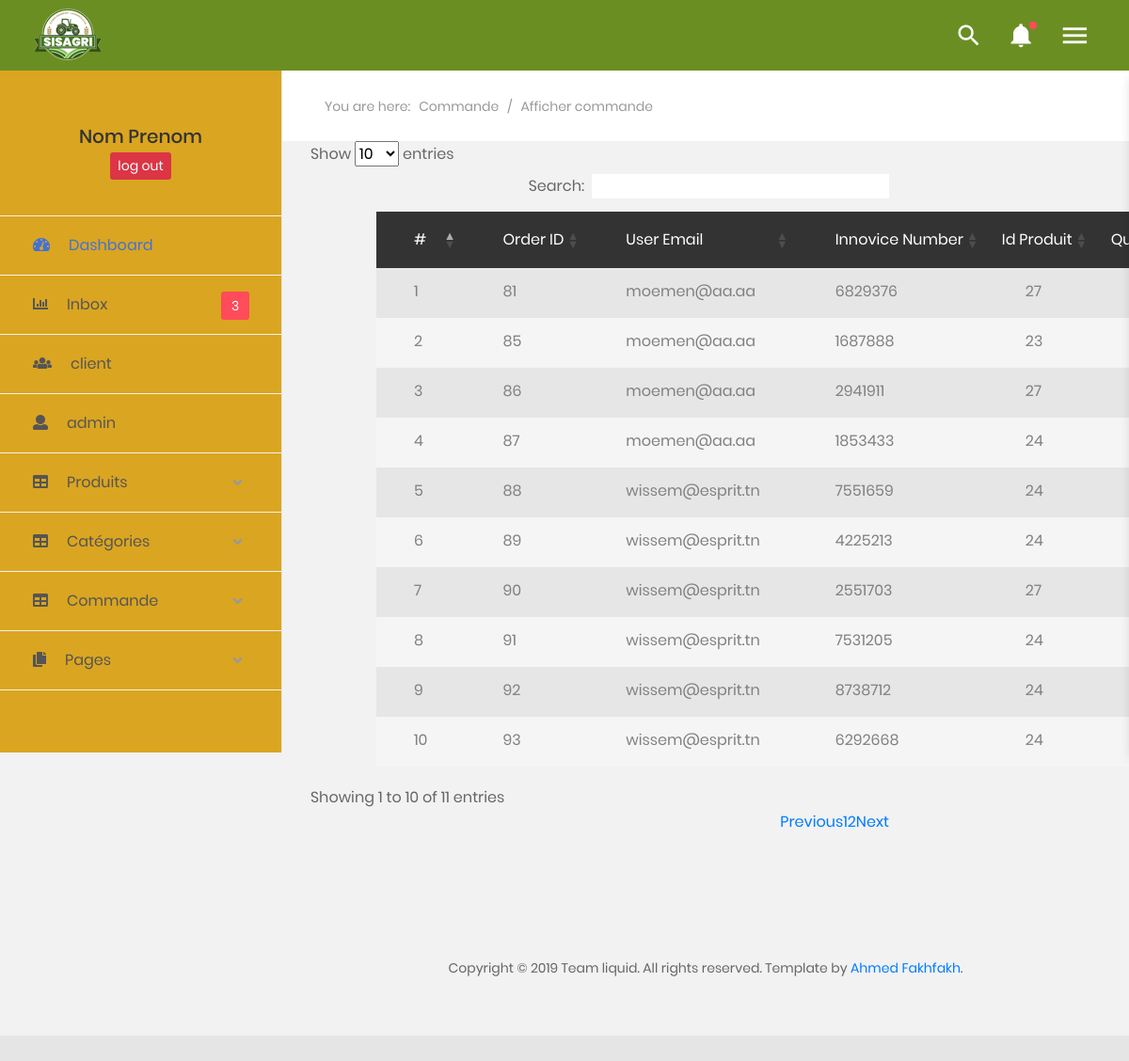
Page /CoolAdmin-master/affichercommande.php (signed in) on the committed database.
### tables this page shows
CREATE TABLE IF NOT EXISTS `produits_commande` (
  `orderId` int(11) NOT NULL AUTO_INCREMENT,
  `uemail` varchar(50) NOT NULL,
  `innoviceNumber` int(255) NOT NULL,
  `prodId` int(11) NOT NULL,
  `qty` int(11) NOT NULL,
  `status` int(11) NOT NULL DEFAULT '0',
  PRIMARY KEY (`orderId`)
);

### CoolAdmin-master/inc/fonctionC.php (called while the page is built, shortened)
<?php
class fonctionC
{
    function afficherCom()
    {
        $sql="select * from sisagri2.produits_commande ";
        $db = config::getConnexion();
        try
        {
            $list=$db->query($sql);
            return $list;
        }
        catch (Exception $e)
        {
            die('Erreur: '.$e->getMessage());
        }
    }
}
?>

### CoolAdmin-master/affichercommande.php (the view, shortened to what this page needs)
<?php
include 'inc/header.php';
include 'inc/fonctionC.php';
$com=new fonctionC();
$list=$com->afficherCom();
 ?>
<section class="au-breadcrumb m-t-75">
    <div class="section__content section__content--p30">
        <div class="container-fluid">
            <div class="row">
                <div class="col-md-12">
                    <div class="au-breadcrumb-content">
                        <div class="au-breadcrumb-left">
                            <span class="au-breadcrumb-span">You are here:</span>
                            <ul class="list-unstyled list-inline au-breadcrumb__list">
                                <li class="list-inline-item active">
                                    <a href="#">Commande</a>
                                </li>
                                <li class="list-inline-item seprate">
                                    <span>/</span>
                                </li>
                                <li class="list-inline-item">Afficher commande</li>
                            </ul>
                        </div>
                    </div>
                </div>
            </div>
        </div>
    </div>
</section>
<div class="col-lg-9">
    <div class="container-fluid table100 ver2 m-b-110">
        <table id="example" class="table table-borderless table-striped table-earning"  style="margin-left: 70px;">
            <thead>
            <tr>
                <th>#</th>
                <th>Order ID</th>
                <th>User email</th>
                <th>Innovice number </th>
                <th class="text-right">Id Produit</th>
                <th class="text-right">Quantite</th>
            </tr>
            </thead>
            <tbody>
            <?php
            $x=1;
            foreach ($list as $row){
                echo ' <tr>
                <td> '.$x.'</td>
                <td> '.$row["orderId"].'</td>
                <td> '.$row["uemail"].'</td>
                <td> '.$row["innoviceNumber"].'</td>
                <td> '.$row["prodId"].'</td>
                <td> '.$row["qty"].'</td>
                <td> '.$row["status"].'</td>
                                        <a href="" class="btn-sm btn-warning" data-toggle="modal" data-target="#modalRegisterForm'.$x.'">Modifier</a>
                                      <div class="modal fade" id="modalRegisterForm'.$x.'" tabindex="-1" role="dialog" aria-labelledby="myModalLabel" aria-hidden="false">
                                                <input type="text" id="orangeForm-name" name="orderId" class="form-control validate" value="'.$row["orderId"].'"  >
                                                <input type="text" id="orangeForm-name" name="uemail" class="form-control validate" value="'.$row["uemail"].'"  >
                                                <input type="text" id="orangeForm-email" name="innoviceNumber" class="form-control validate" value="'.$row["innoviceNumber"].'"  >
                                                <input type="text" id="orangeForm-name" name="prodId" class="form-control validate" value="'.$row["prodId"].'"  >
                                                <input type="text" id="orangeForm-name" name="qty" class="form-control validate" value="'.$row["qty"].'" >
                                                <input type="text" id="orangeForm-name" name="status1" class="form-control validate" value="'.$row["status"].'" >
                                              <input type="hidden" name="id_com" class="uemail" value="'.$row["uemail"].'">
                                      </div>
                                      <input type="hidden" id="supp" name="supp" value="'.$row["orderId"].'">
                                  </tr>
                ';
$x++;
  } ?>
            </tbody>
        </table>
    </div>
</div>
<?php
include 'inc/end.php';
?>

### rows in the picture
produits_commande: orderId "81", uemail "moemen@aa.aa", innoviceNumber "6829376", prodId "27"
produits_commande: orderId "85", uemail "moemen@aa.aa", innoviceNumber "1687888", prodId "23"
produits_commande: orderId "86", uemail "moemen@aa.aa", innoviceNumber "2941911", prodId "27"
produits_commande: orderId "87", uemail "moemen@aa.aa", innoviceNumber "1853433", prodId "24"
produits_commande: orderId "88", uemail "wissem@esprit.tn", innoviceNumber "7551659", prodId "24"
produits_commande: orderId "89", uemail "wissem@esprit.tn", innoviceNumber "4225213", prodId "24"
produits_commande: orderId "90", uemail "wissem@esprit.tn", innoviceNumber "2551703", prodId "27"
produits_commande: orderId "91", uemail "wissem@esprit.tn", innoviceNumber "7531205", prodId "24"
produits_commande: orderId "92", uemail "wissem@esprit.tn", innoviceNumber "8738712", prodId "24"
produits_commande: orderId "93", uemail "wissem@esprit.tn", innoviceNumber "6292668", prodId "24"

### other values in the picture
$_SESSION['name'] "Nom"
$_SESSION['lastname'] "Prenom"
